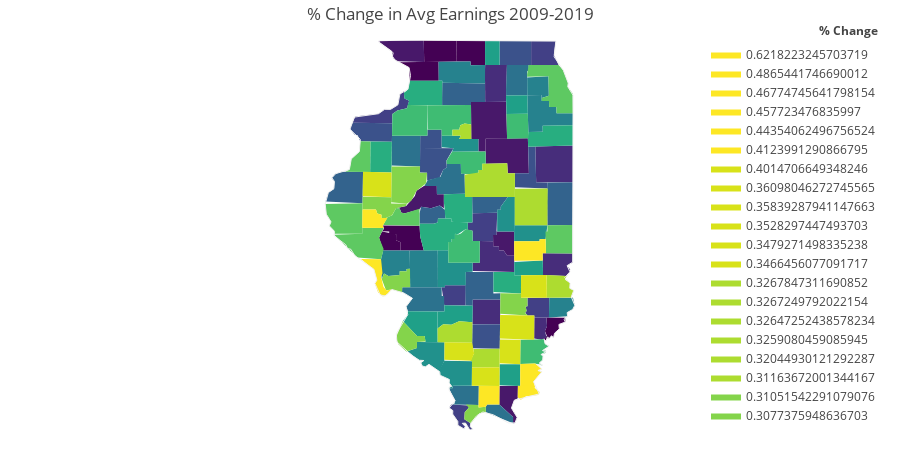

Notebook code for this chart:
### Code cell
fig2 = ff.create_choropleth(fips=df2.index, scope=['Illinois'], values=df2['%_Change'],
                           title='% Change in Avg Earnings 2009-2019', legend_title='% Change')
fig2.layout.template = None
fig2.show()
